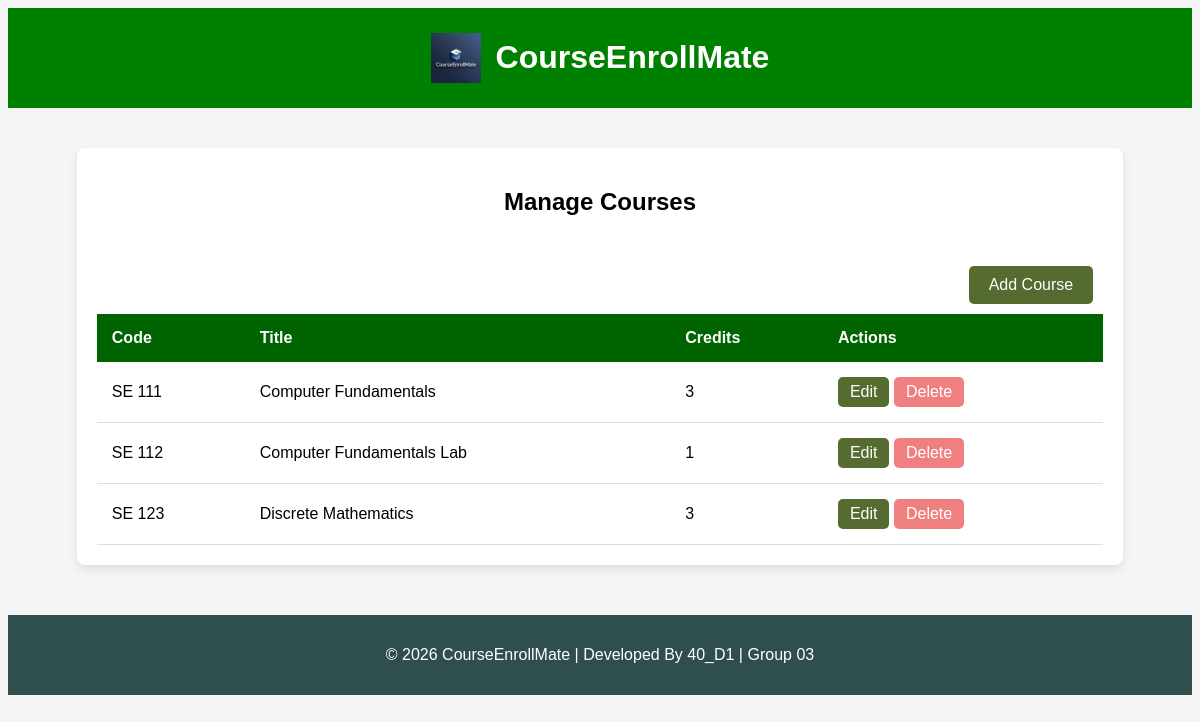
/manage_courses (signed in), run on an earlier commit of the app's database.
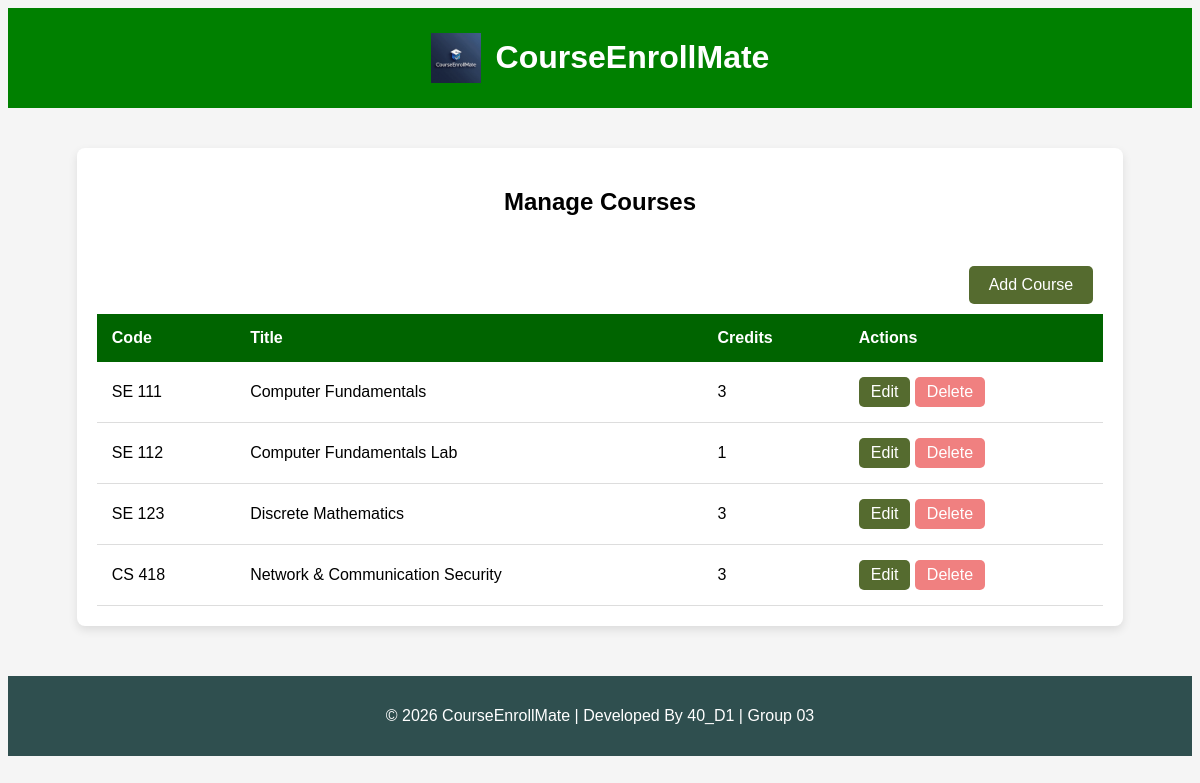
And on a later commit of the database.
### tables this page shows
CREATE TABLE courses (
    id INTEGER PRIMARY KEY AUTOINCREMENT,
    course_code TEXT UNIQUE NOT NULL,
    course_title TEXT NOT NULL,
    course_description TEXT,
    credit_hours INTEGER NOT NULL,
    created_at TIMESTAMP DEFAULT CURRENT_TIMESTAMP
);

### app.py (the view)
@app.route("/manage_courses")
@login_required
@role_required("admin")
def manage_courses():
    conn = get_db_connection()
    courses = conn.execute("SELECT * FROM courses").fetchall()
    conn.close()
    return render_template("manage_courses.html", courses=courses)

### app.py (called while the page is built)
def get_db_connection():
    conn = sqlite3.connect("courseenrollmate.db")
    conn.row_factory = sqlite3.Row
    conn.execute("PRAGMA foreign_keys = ON")
    return conn

### helper.py (called while the page is built)
def login_required(f):
    @wraps(f)
    def decorated_function(*args, **kwargs):
        if "username" not in session:
            return redirect("/login")
        return f(*args, **kwargs)
    return decorated_function

def role_required(role):
    def decorator(f):
        @wraps(f)
        def decorated_function(*args, **kwargs):
            if session.get("role") != role:
                return "403 Forbidden: Unauthorized access"
            return f(*args, **kwargs)
        return decorated_function
    return decorator

### templates/manage_courses.html
{% extends "base.html" %}
{% block body %}
<div class="table-container">
<h2>Manage Courses</h2>
<div class="actions" style="text-align: right;">
    <a href="/add_course">Add Course</a>
</div>
<table>
    <thead>
        <tr>
            <th>Code</th>
            <th>Title</th>
            <th>Credits</th>
            <th>Actions</th>
        </tr>
    </thead>
    <tbody>
{% for course in courses %}
    <tr>
        <td>{{ course["course_code"] }}</td>
        <td>{{ course["course_title"] }}</td>
        <td>{{ course["credit_hours"] }}</td>
        <td>
            <a href="/edit_course/{{ course['id'] }}" class="edit-btn">Edit</a>
            <a href="/delete_course/{{ course['id'] }}" class="delete-btn">Delete</a>
        </td>
    </tr>
{% endfor %}
    </tbody>
</table>
</div>
{% endblock %}

What changed in the data, as far as the page shows it:
added courses: course_code "CS 418", course_title "Network & Communication Security", credit_hours "3"
